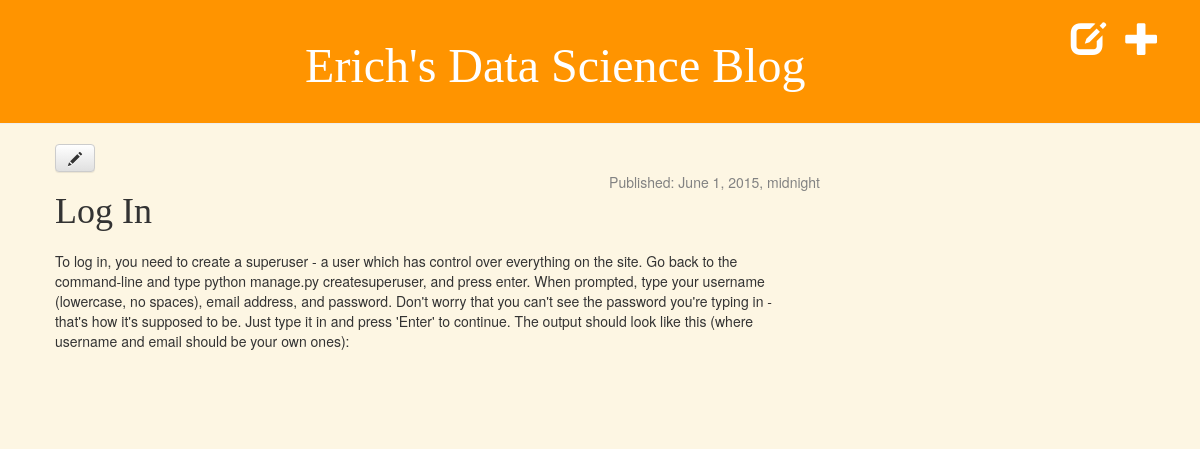
The app's page /post/1/ with its own data.
### blog/models.py (models this page shows, shortened)
class Post(models.Model):
    author = models.ForeignKey('auth.User')
    title = models.CharField(max_length=200)
    text = models.TextField()
    created_date = models.DateTimeField(default=timezone.now)
    published_date = models.DateTimeField(blank=True, null=True)

### blog/views.py (the view)
# urls.py: url(r'^post/(?P<pk>[0-9]+)/$', views.post_detail),
def post_detail(request, pk):
    post = get_object_or_404(Post, pk=pk)
    return render(request, 'blog/post_detail.html', {'post': post})

### blog/templates/blog/post_detail.html
{% extends "blog/base.html" %}
{% block content %}
    <div class="post">
        <a class="btn btn-default" href="{% url "post_edit" pk=post.pk %}"><span class="glyphicon glyphicon-pencil"></span></a>
        <div class ="row">
            <h1 class="col-md-8">{{ post.title }}</h1>
            {% if post.published_date %}
                <div class="date">
                    Published: {{ post.published_date }}
                </div>
            {% else %}
                <a class="btn btn-default" href="{% url 'blog.views.post_publish' pk=post.pk %}">Publish</a>
            {% endif %}
        </div>
        <p>{{ post.text|linebreaks }}</p>
    </div>
{% endblock content %}

### blog/static/css/blog.css (style rules this page uses)
body { background-color: #fdf6e3; }
h1, h2, h3, h4 { font-family: 'Arvo', serif; }
.date { float: right; color: #828282; }
.post { margin-bottom: 70px; }

### records on screen
Post: title "Log In", published_date "June 1, 2015, midnight", text "To log in, you need to create a superuser - a user which has control over everything on the site. Go back to the command-line and type python manage.py createsuperuser, and press enter. When prompted, type your username (lowercase, no spaces), email address, and password. Don't worry that you can't see the password you're typing in - that's how it's supposed to be. Just type it in and press 'Enter' to continue. The output should look like this (where username and email should be your own ones):"
